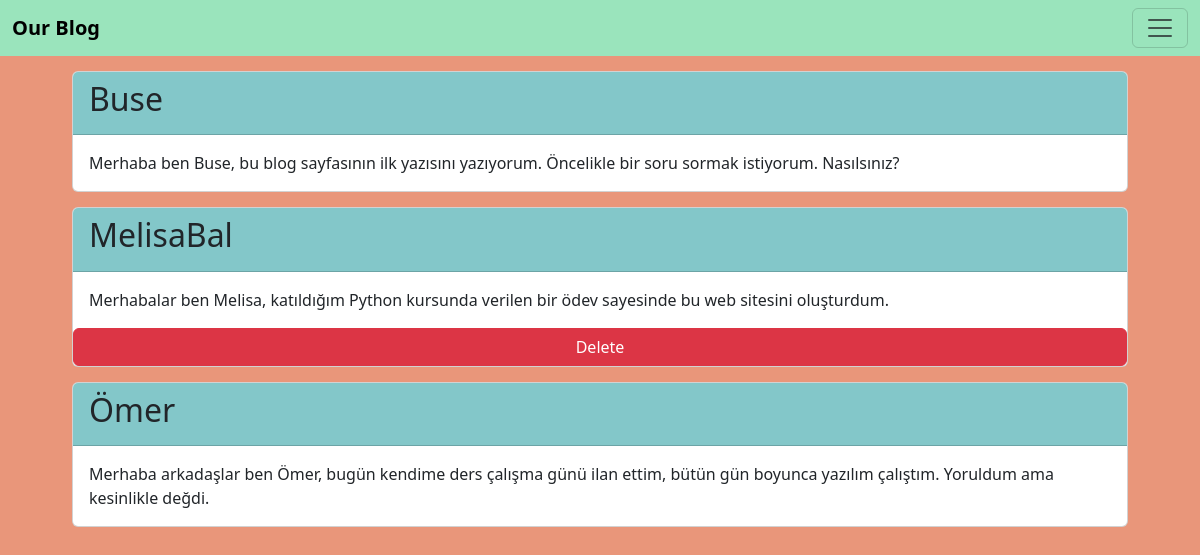
/blog_app/ (signed in), run on the app's committed database.
### blog_app/models.py (models this page shows, shortened)
class Blog(models.Model):
    username= models.ForeignKey(User,on_delete=models.CASCADE, null=True)
    message=models.CharField(max_length=500)

### blog_app/views.py (the view)
def homepage(request):
    all_writing = models.Blog.objects.all()
    writing_dict={"writings":all_writing}
    return render(request,'blog_app/home.html',context=writing_dict)

### blog_app/templates/blog_app/home.html (shortened to what this page needs)
{% extends "base.html" %}
{%block content %}
<div class="container" style="width: 90%;">
    {% for writing in writings %}
    <div class="card" >
        <div class="card-header" style="background-color: rgb(131, 199, 201);">
            <h2>{{ writing.username }} </h2>
        </div>
        <div class="card-body">
            <p class="card-text">{{ writing.message }}</p>
        </div>
        {% if writing.username == user %}
            <a href="{% url 'blog_app:delete' id=writing.id %}" class="btn btn-danger">Delete</a>
        {% endif %}
    </div>
    {% endfor %}
</div>
{%endblock%}

### templates/base.html (style rules this page uses)
body { background-color: darksalmon; }

### blog_app/templates/blog_app/home.html (style rules this page uses)
.card { margin-top: 15px; }

### data on the page
Blog: username "Buse", message "Merhaba ben Buse, bu blog sayfasının ilk yazısını yazıyorum. Öncelikle bir soru sormak istiyorum. Nasılsınız?"
Blog: username "MelisaBal", message "Merhabalar ben Melisa, katıldığım Python kursunda verilen bir ödev sayesinde bu web sitesini oluşturdum.", shows "Delete"
Blog: username "Ömer", message "Merhaba arkadaşlar ben Ömer, bugün kendime ders çalışma günü ilan ettim, bütün gün boyunca yazılım çalıştım. Yoruldum ama kesinlikle değdi."
